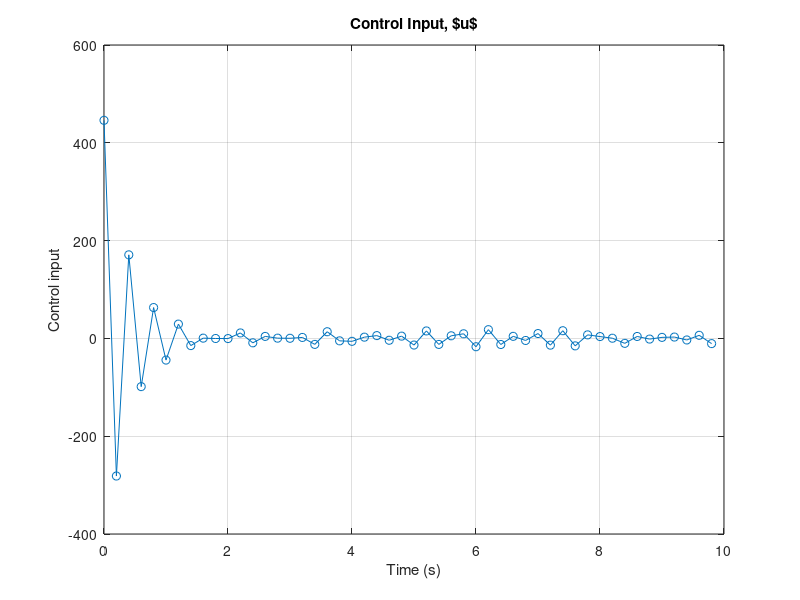
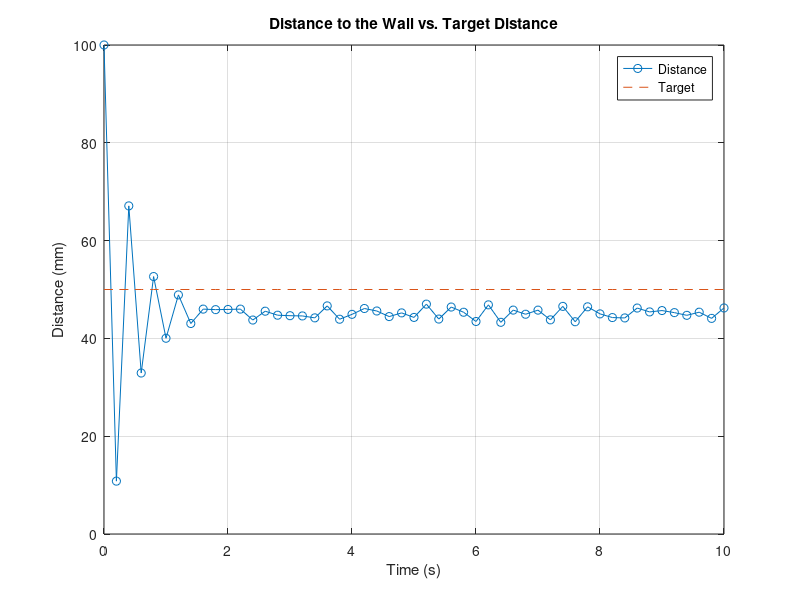

MATLAB code for these plots, in order:
%
% sim_distance_control.m
%
% purpose: simulating distance control
%

% initialization

clear all; close all;

% set constants

x_star = 50; % target distance (mm)
k_max = 50; % maximum # of iterations
k_p = 8; % proportional feedback gain
t_s_star = 0.2; % assumed sampling period
delta_t_s = 0.0; % bound of t_s variation
n_s_star = 5; % sensor noise
delta_n_s = 1; % bound of n_s variation
x(1) = 100; % initial distance

% control loop 

for k = 1: k_max
    n_s(k) = n_s_star + (rand-0.5)*2*delta_n_s;
    t_s(k) = t_s_star + (rand-0.5)*2*delta_t_s;
    y(k) = x(k) + n_s(k);
    u(k) = k_p * ( y(k) - x_star );
    x(k+1) = x(k) - u(k) * t_s(k);
end

disp(sprintf('Steady State Error: %g',mean(x(end-10:end)-x_star)))
% time vector for plotting
% time = (0:k_max) * t_s;
time = [0 cumsum(t_s)];
% Plot the control input over time
figure;
plot(time(1:k_max), u, 'o-');
xlabel('Time (s)');
ylabel('Control input');
title('Control Input, $u$')
grid on;
% Plot the simulated distance and target value
figure;plot(time, x, 'o-', time, x_star * ones(size(time)), '--');
xlabel('Time (s)');
ylabel('Distance (mm)');
title('Distance to the Wall vs. Target Distance')
legend('Distance', 'Target');
grid on;
